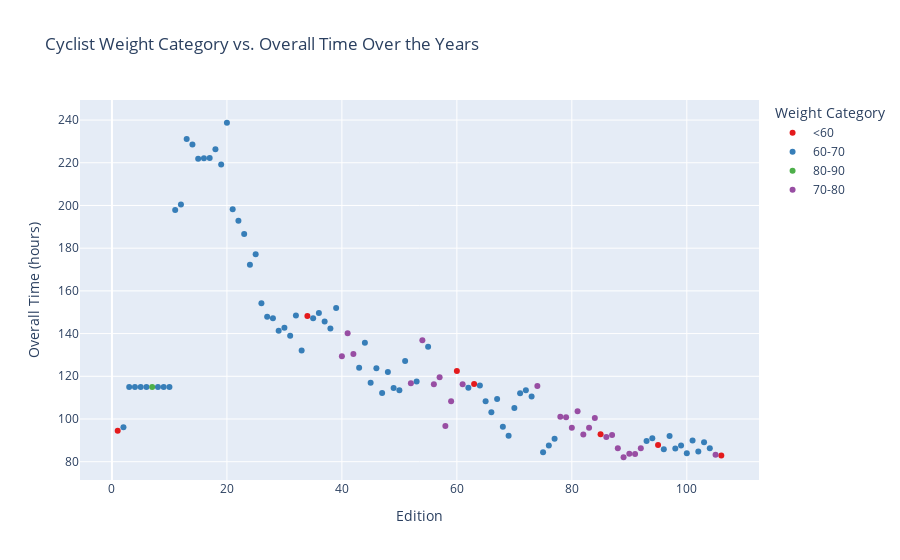

Source (notebook cell):
### Markdown cell above
Lighter bikes often indicate technological improvements, as modern bikes are designed to be more aerodynamic and lightweight.
                                Lighter bikes = better bikes
The value weight is the sum of the cyclist's weight and that of the bike.
So,are the cyclists getting better bikes? If so, is their performance getting better?

### Code cell
bins = [0, 60, 70, 80, 90, 100, 110, 120]
labels = ['<60', '60-70', '70-80', '80-90', '90-100', '100-110', '110+']
winner['weight_category'] = pd.cut(winner['weight'], bins=bins, labels=labels)

# Scatter plot with weight categories
fig = px.scatter(winner, x='edition', y='time_overall', color='weight_category',
                 title='Cyclist Weight Category vs. Overall Time Over the Years',
                 labels={'edition': 'Edition', 'time_overall': 'Overall Time (hours)', 'weight_category': 'Weight Category'},
                 hover_data=['winner_name'], color_discrete_sequence=px.colors.qualitative.Set1)

fig.show()

### Figure 1 — Plotly figure (JSON) as saved in the notebook; plotly's stock layout.template omitted (floating-point values rounded to 4 significant figures)
{"data": [{"customdata": [["Maurice Garin"], ["Jean Robic"], ["Luis Ocaña"], ["Lucien Van Impe"], ["Marco Pantani"], ["Carlos Sastre"], ["Egan Bernal"]], "hovertemplate": "Weight Category=<60<br>Edition=%{x}<br>Overall Time (hours)=%{y}<br>winner_name=%{customdata[0]}<extra></extra>", "legendgroup": "<60", "marker": {"color": "rgb(228,26,28)", "symbol": "circle"}, "mode": "markers", "name": "<60", "orientation": "v", "showlegend": true, "type": "scatter", "x": [1, 34, 60, 63, 85, 95, 106], "xaxis": "x", "y": [94.55, 148.2, 122.4, 116.4, 92.83, 87.88, 82.95], "yaxis": "y"}, {"customdata": [["Henri Cornet"], ["Louis Trousselier"], ["René Pottier"], ["Lucien Petit-Breton"], ["Lucien Petit-Breton"], ["Octave Lapize"], ["Gustave Garrigou"], ["Odile Defraye"], ["Philippe Thys"], ["Philippe Thys"], ["Firmin Lambot"], ["Philippe Thys"], ["Léon Scieur"], ["Firmin Lambot"], ["Henri Pélissier"], ["Ottavio Bottecchia"], ["Ottavio Bottecchia"], ["Lucien Buysse"], ["Nicolas Frantz"], ["Nicolas Frantz"], ["Maurice De Waele"], ["André Leducq"], ["Antonin Magne"], ["André Leducq"], ["Georges Speicher"], ["Antonin Magne"], ["Romain Maes"], ["Sylvère Maes"], ["Roger Lapébie"], ["Gino Bartali"], ["Sylvère Maes"], ["Gino Bartali"], ["Fausto Coppi"], ["Ferdinand Kübler"], ["Hugo Koblet"], ["Fausto Coppi"], ["Roger Walkowiak"], ["Jacques Anquetil"], ["Charly Gaul"], ["Federico Bahamontes"], ["Gastone Nencini"], ["Jacques Anquetil"], ["Jacques Anquetil"], ["Jacques Anquetil"], ["Jacques Anquetil"], ["Lucien Aimar"], ["Jan Janssen"], ["Bernard Thévenet"], ["Bernard Thévenet"], ["Bernard Hinault"], ["Bernard Hinault"], ["Joop Zoetemelk"], ["Bernard Hinault"], ["Bernard Hinault"], ["Laurent Fignon"], ["Laurent Fignon"], ["Bernard Hinault"], ["Greg LeMond"], ["Pedro Delgado"], ["Greg LeMond"], ["Greg LeMond"], ["Óscar Pereiro"], ["Alberto Contador"], ["Alberto Contador"], ["Andy Schleck"], ["Cadel Evans"], ["Bradley Wiggins"], ["Chris Froome"], ["Vincenzo Nibali"], ["Chris Froome"], ["Chris Froome"], ["Chris Froome"]], "hovertemplate": "Weight Category=60-70<br>Edition=%{x}<br>Overall Time (hours)=%{y}<br>winner_name=%{customdata[0]}<extra></extra>", "legendgroup": "60-70", "marker": {"color": "rgb(55,126,184)", "symbol": "circle"}, "mode": "markers", "name": "60-70", "orientation": "v", "showlegend": true, "type": "scatter", "x": [2, 3, 4, 5, 6, 8, 9, 10, 11, 12, 13, 14, 15, 16, 17, 18, 19, 20, 21, 22, 23, 24, 25, 26, 27, 28, 29, 30, 31, 32, 33, 35, 36, 37, 38, 39, 43, 44, 45, 46, 47, 48, 49, 50, 51, 53, 55, 62, 64, 65, 66, 67, 68, 69, 70, 71, 72, 73, 75, 76, 77, 93, 94, 96, 97, 98, 99, 100, 101, 102, 103, 104], "xaxis": "x", "y": [96.1, 115.0, 115.0, 115.0, 115.0, 115.0, 115.0, 115.0, 197.9, 200.5, 231.1, 228.6, 221.8, 222.1, 222.3, 226.3, 219.2, 238.7, 198.3, 192.8, 186.7, 172.2, 177.2, 154.2, 147.9, 147.2, 141.4, 142.8, 139.0, 148.5, 132.1, 147.2, 149.7, 145.6, 142.3, 152.0, 124.0, 135.7, 117.0, 123.8, 112.1, 122.0, 114.5, 113.5, 127.2, 117.6, 133.8, 114.6, 115.6, 108.3, 103.1, 109.3, 96.33, 92.15, 105.1, 112.1, 113.4, 110.6, 84.46, 87.64, 90.72, 89.67, 91.01, 85.81, 91.99, 86.21, 87.58, 83.94, 89.98, 84.77, 89.08, 86.35], "yaxis": "y"}, {"customdata": [["François Faber"]], "hovertemplate": "Weight Category=80-90<br>Edition=%{x}<br>Overall Time (hours)=%{y}<br>winner_name=%{customdata[0]}<extra></extra>", "legendgroup": "80-90", "marker": {"color": "rgb(77,175,74)", "symbol": "circle"}, "mode": "markers", "name": "80-90", "orientation": "v", "showlegend": true, "type": "scatter", "x": [7], "xaxis": "x", "y": [115.0], "yaxis": "y"}, {"customdata": [["Louison Bobet"], ["Louison Bobet"], ["Louison Bobet"], ["Felice Gimondi"], ["Roger Pingeon"], ["Eddy Merckx"], ["Eddy Merckx"], ["Eddy Merckx"], ["Eddy Merckx"], ["Eddy Merckx"], ["Stephen Roche"], ["Miguel Induráin"], ["Miguel Induráin"], ["Miguel Induráin"], ["Miguel Induráin"], ["Miguel Induráin"], ["Bjarne Riis"], ["Jan Ullrich"], ["Lance Armstrong"], ["Lance Armstrong"], ["Lance Armstrong"], ["Lance Armstrong"], ["Lance Armstrong"], ["Lance Armstrong"], ["Lance Armstrong"], ["Geraint Thomas"]], "hovertemplate": "Weight Category=70-80<br>Edition=%{x}<br>Overall Time (hours)=%{y}<br>winner_name=%{customdata[0]}<extra></extra>", "legendgroup": "70-80", "marker": {"color": "rgb(152,78,163)", "symbol": "circle"}, "mode": "markers", "name": "70-80", "orientation": "v", "showlegend": true, "type": "scatter", "x": [40, 41, 42, 52, 54, 56, 57, 58, 59, 61, 74, 78, 79, 80, 81, 82, 83, 84, 86, 87, 88, 89, 90, 91, 92, 105], "xaxis": "x", "y": [129.4, 140.1, 130.5, 116.7, 136.9, 116.3, 119.5, 96.75, 108.3, 116.3, 115.5, 101.0, 100.8, 95.95, 103.6, 92.75, 95.95, 100.5, 91.54, 92.55, 86.29, 82.09, 83.69, 83.6, 86.25, 83.29], "yaxis": "y"}], "layout": {"legend": {"title": {"text": "Weight Category"}, "tracegroupgap": 0}, "title": {"text": "Cyclist Weight Category vs. Overall Time Over the Years"}, "xaxis": {"anchor": "y", "domain": [0, 1], "title": {"text": "Edition"}}, "yaxis": {"anchor": "x", "domain": [0, 1], "title": {"text": "Overall Time (hours)"}}}}
